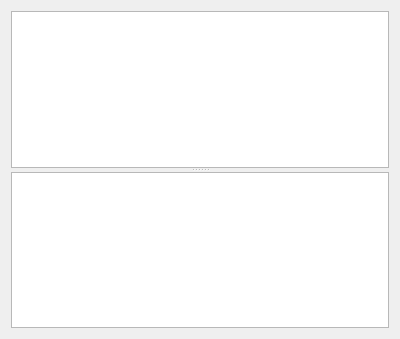
<?xml version="1.0" encoding="UTF-8"?>
<ui version="4.0">
 <class>WorkflowSurface</class>
 <widget class="QWidget" name="WorkflowSurface">
  <property name="geometry">
   <rect>
    <x>0</x>
    <y>0</y>
    <width>400</width>
    <height>339</height>
   </rect>
  </property>
  <property name="windowTitle">
   <string>Form</string>
  </property>
  <layout class="QVBoxLayout" name="verticalLayout">
   <item>
    <widget class="QSplitter" name="splitter">
     <property name="frameShape">
      <enum>QFrame::NoFrame</enum>
     </property>
     <property name="lineWidth">
      <number>1</number>
     </property>
     <property name="midLineWidth">
      <number>2</number>
     </property>
     <property name="orientation">
      <enum>Qt::Vertical</enum>
     </property>
     <widget class="WorkflowGraphicsView" name="graphicsView"/>
     <widget class="QTextEdit" name="textSCXML">
      <property name="minimumSize">
       <size>
        <width>0</width>
        <height>0</height>
       </size>
      </property>
      <property name="baseSize">
       <size>
        <width>0</width>
        <height>0</height>
       </size>
      </property>
     </widget>
    </widget>
   </item>
  </layout>
 </widget>
 <customwidgets>
  <customwidget>
   <class>WorkflowGraphicsView</class>
   <extends>QGraphicsView</extends>
   <header>workflowgraphicsview.h</header>
  </customwidget>
 </customwidgets>
 <resources/>
 <connections/>
</ui>
